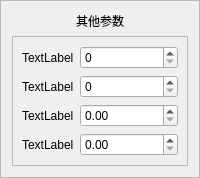
               <widget class="QFrame" name="frame_10">
                <property name="frameShape">
                 <enum>QFrame::StyledPanel</enum>
                </property>
                <property name="frameShadow">
                 <enum>QFrame::Raised</enum>
                </property>
                <layout class="QGridLayout" name="gridLayout_19">
                 <item row="0" column="0">
                  <widget class="QLabel" name="label_64">
                   <property name="sizePolicy">
                    <sizepolicy hsizetype="Preferred" vsizetype="Fixed">
                     <horstretch>0</horstretch>
                     <verstretch>0</verstretch>
                    </sizepolicy>
                   </property>
                   <property name="text">
                    <string>其他参数</string>
                   </property>
                   <property name="alignment">
                    <set>Qt::AlignCenter</set>
                   </property>
                  </widget>
                 </item>
                 <item row="1" column="0">
                  <widget class="QFrame" name="frame_18">
                   <property name="sizePolicy">
                    <sizepolicy hsizetype="Preferred" vsizetype="Preferred">
                     <horstretch>0</horstretch>
                     <verstretch>0</verstretch>
                    </sizepolicy>
                   </property>
                   <property name="frameShape">
                    <enum>QFrame::StyledPanel</enum>
                   </property>
                   <property name="frameShadow">
                    <enum>QFrame::Raised</enum>
                   </property>
                   <layout class="QFormLayout" name="formLayout">
                    <item row="0" column="0">
                     <widget class="QLabel" name="label_6">
                      <property name="text">
                       <string>TextLabel</string>
                      </property>
                     </widget>
                    </item>
                    <item row="0" column="1">
                     <widget class="QSpinBox" name="spinBox">
                      <property name="sizePolicy">
                       <sizepolicy hsizetype="Expanding" vsizetype="Fixed">
                        <horstretch>0</horstretch>
                        <verstretch>0</verstretch>
                       </sizepolicy>
                      </property>
                     </widget>
                    </item>
                    <item row="1" column="0">
                     <widget class="QLabel" name="label_11">
                      <property name="text">
                       <string>TextLabel</string>
                      </property>
                     </widget>
                    </item>
                    <item row="1" column="1">
                     <widget class="QSpinBox" name="spinBox_2">
                      <property name="sizePolicy">
                       <sizepolicy hsizetype="Expanding" vsizetype="Fixed">
                        <horstretch>0</horstretch>
                        <verstretch>0</verstretch>
                       </sizepolicy>
                      </property>
                     </widget>
                    </item>
                    <item row="2" column="0">
                     <widget class="QLabel" name="label_12">
                      <property name="text">
                       <string>TextLabel</string>
                      </property>
                     </widget>
                    </item>
                    <item row="2" column="1">
                     <widget class="QDoubleSpinBox" name="doubleSpinBox">
                      <property name="sizePolicy">
                       <sizepolicy hsizetype="Expanding" vsizetype="Fixed">
                        <horstretch>0</horstretch>
                        <verstretch>0</verstretch>
                       </sizepolicy>
                      </property>
                     </widget>
                    </item>
                    <item row="3" column="0">
                     <widget class="QLabel" name="label_15">
                      <property name="text">
                       <string>TextLabel</string>
                      </property>
                     </widget>
                    </item>
                    <item row="3" column="1">
                     <widget class="QDoubleSpinBox" name="doubleSpinBox_2">
                      <property name="sizePolicy">
                       <sizepolicy hsizetype="Expanding" vsizetype="Fixed">
                        <horstretch>0</horstretch>
                        <verstretch>0</verstretch>
                       </sizepolicy>
                      </property>
                     </widget>
                    </item>
                   </layout>
                  </widget>
                 </item>
                </layout>
               </widget>
